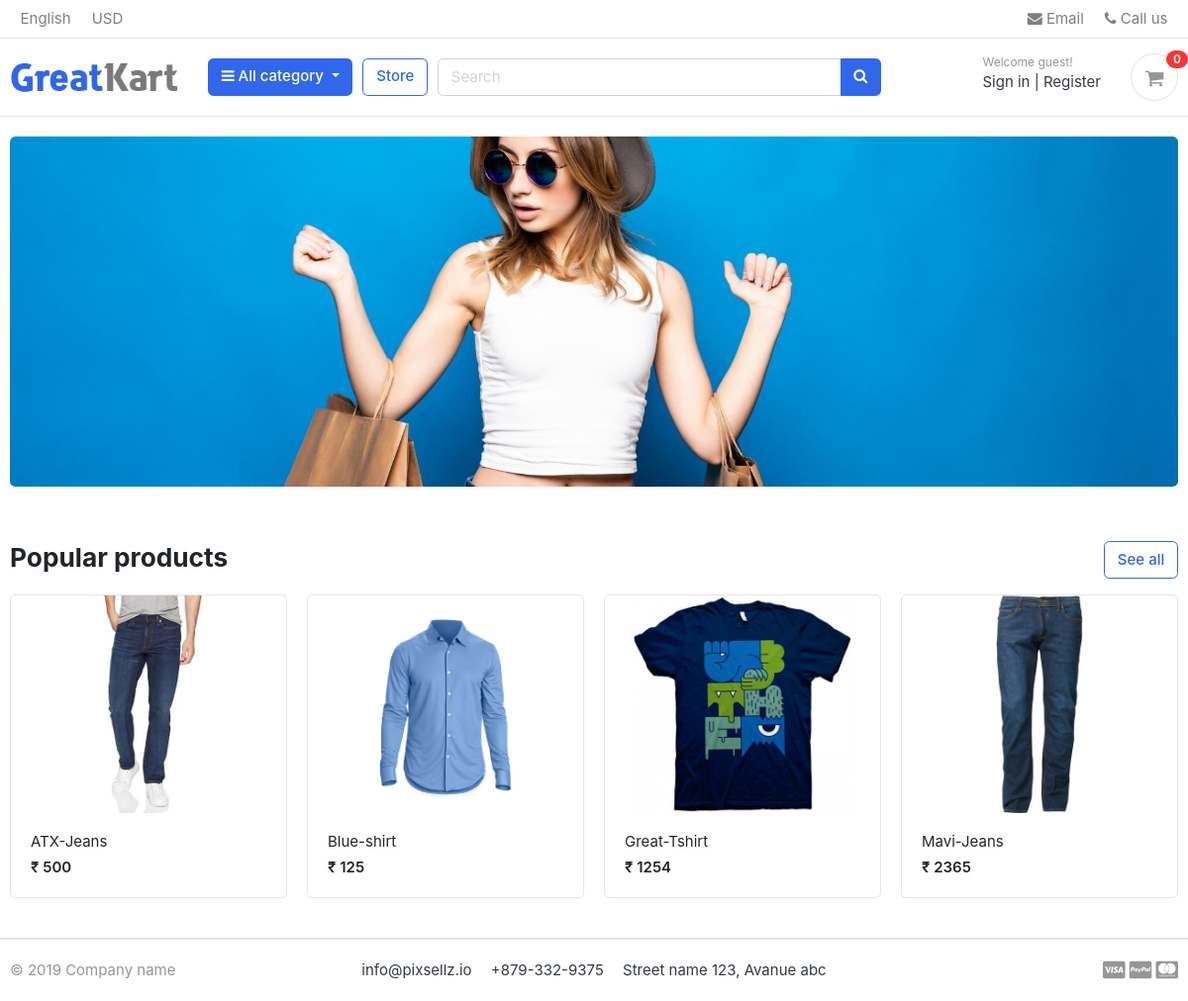
The page / on the database its author committed.
### store/models.py (models this page shows, shortened)
class Product(models.Model):
    product_name        = models.CharField(max_length=200, unique=True)
    slug                = models.SlugField(max_length=200, unique=True)
    description         = models.TextField(max_length=500, blank=True)
    price               = models.IntegerField()
    Images              = models.ImageField(upload_to='photos/products', blank=True)
    stock               = models.IntegerField(blank=True)
    is_available        = models.BooleanField(default=True)
    category            = models.ForeignKey(Category, on_delete=models.CASCADE)
    created_date        = models.DateTimeField(auto_now_add=True)
    modified_date       = models.DateTimeField(auto_now=True)
    def get_url(self):
        return reverse('product_detail', args=[self.category.slug, self.slug])

### greatkart/views.py (the view)
# urls.py: 2. Add a URL to urlpatterns:  path('', views.home, name='home')
def home(request):
    products = Product.objects.all().filter(is_available=True)
    return render(request, 'home.html', {'products' : products})

### cart/context_processors.py (called while the page is built)
def counter(request):
    cart_count = 0
    if 'admin' in request.path:
        return ()
    else:
        try:
            cart= Cart.objects.filter(cart_id = _cart_id(request))
            if request.user.is_authenticated:
                cart_item = CartItem.objects.all().filter(user=request.user)
            else:
                cart_item = CartItem.objects.all().filter(cart=cart[:1])
            for cart_item in cart_item:
                cart_count += cart_item.quantity
        except Cart.DoesNotExist:
            cart_count = 0
    return dict(cart_count=cart_count)

### cart/views.py (called while the page is built)
def _cart_id(request):
    cart = request.session.session_key
    if not cart:
        cart = request.session.create()
    return cart

### category/context_processors.py (called while the page is built)
def menu_links(request):
    links = Category.objects.all()
    return dict(links=links)

### category/models.py (called while the page is built)
    def get_url(self):
        return reverse('products_by_category', args=[self.slug])

### templates/home.html
{% extends 'base.html' %}
{% load static %}
{% block content %}
<section class="section-intro padding-y-sm">
<div class="container">
<div class="intro-banner-wrap">
	<img src="{% static 'images/banners/cover.jpg' %}" class="img-fluid rounded">
</div>
</div>
</section>
<section class="section-name padding-y-sm">
<div class="container">
<header class="section-heading">
	<a href="{% url 'store' %}" class="btn btn-outline-primary float-right">See all</a>
	<h3 class="section-title">Popular products</h3>
</header>
<div class="row">
	{% for p in products %}
	<div class="col-md-3">
		<div class="card card-product-grid">
			<a href="{{ p.get_url }}" class="img-wrap"> <img src="{{ p.Images.url }}"> </a>
			<figcaption class="info-wrap">
				<a href="{{ p.get_url }}" class="title">{{ p.product_name }}</a>
				<div class="price mt-1">₹ {{ p.price }}</div>
			</figcaption>
		</div>
	</div>
	{% endfor %}
</div>
</div>
</section>
{% endblock %}

### static/css/ui.css (style rules this page uses)
html { font-family: "Inter", sans-serif; font-size: 15px; }
.img-wrap { text-align: center; display: block; }
.img-wrap img { max-width: 100%; }
.padding-y-sm { padding-top: 20px; padding-bottom: 20px; }
.section-heading { margin-bottom: 20px; margin-top: 15px; }
.section-title { color: #212529; }
[class*=card-product] a.title { color: #212529; display: block; }
[class*=card-product] .img-wrap { overflow: hidden; position: relative; }
[class*=card-product] .img-wrap img { height: 100%; max-width: 100%; width: auto; display: inline-block; -o-object-fit: cover; object-fit: cover; }
.card-product-grid { margin-bottom: 20px; }
.card-product-grid .img-wrap { border-radius: 0.2rem 0.2rem 0 0; height: 220px; }
.card-product-grid .info-wrap { overflow: hidden; padding: 18px 20px; }
.card .img-wrap { overflow: hidden; }
.price { font-weight: 600; color: #212529; }

### rows shown on the page
Product: Images (picture), product_name "ATX-Jeans", price "500"
Product: Images (picture), product_name "Blue-shirt", price "125"
Product: Images (picture), product_name "Great-Tshirt", price "1254"
Product: Images (picture), product_name "Mavi-Jeans", price "2365"

### other values the page prints
{{ cart_count }} "0"
